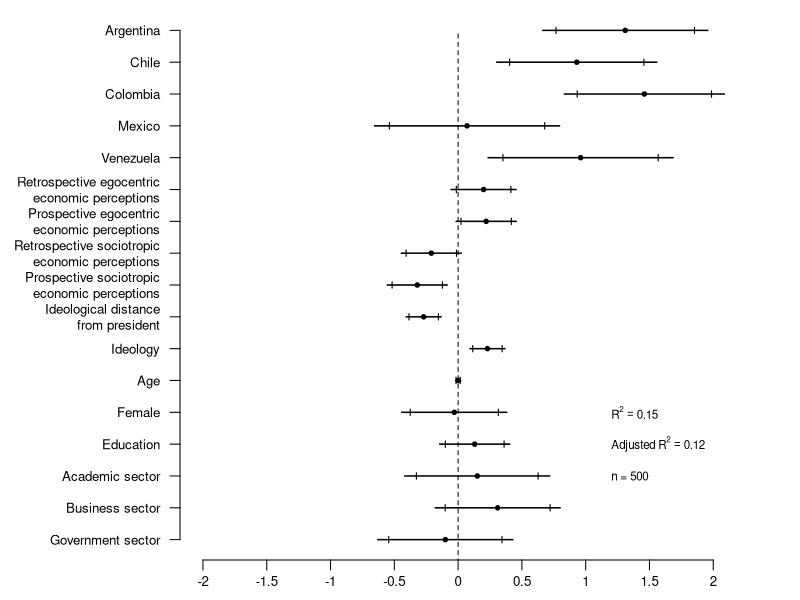

Recreate this plot in R.
#Create vectors for coefficients, standard errors and variable names 
    #we place coefficient as last element in each vector rather than 1st
    #since it is least important predictor, and thus we place it at the bottom of the graph
#note: we exclude the constant, since it is substantively meaningless

coef.vec <- c( 1.31, .93, 1.46, .07, .96, .2, .22, -.21, -.32, -.27,.23, 
    0, -.03, .13, .15, .31, -.10)
se.vec <- c( .33, .32, .32, .37, .37, .13, .12, .12, .12, .07, .07, .01, .21,
    .14, .29, .25, .27)
var.names <- c("Argentina", "Chile", "Colombia", "Mexico", "Venezuela", #for longer names, we split into 2 lines using "\n" function
    "Retrospective egocentric\neconomic perceptions", "Prospective egocentric\neconomic perceptions",
    "Retrospective sociotropic\neconomic perceptions", "Prospective sociotropic\neconomic perceptions",
    "Ideological distance\nfrom president", "Ideology", "Age", "Female", "Education",
    "Academic sector", "Business sector", "Government sector")
    
y.axis <- c(length(coef.vec):1)#create indicator for y.axis, descending so that R orders vars from top to bottom on y-axis

#pdf("stevens_fig.pdf", height = 7, width = 6)#open pdf device
png("stevens_fig_w90.png", height = 550, width = 480)#open pdf device
par(mfrow=c(1,1))#reset graphical window
par(mar=c(2, 9, .5, 0))#set margins for plot, leaving lots of room on left-margin (2nd number in margin command) for variable names
plot(coef.vec, y.axis, type = "p", axes = F, xlab = "", ylab = "", pch = 19, cex = .6,#plot coefficients as points, turning off axes and labels. 
    xlim = c(-2,2.5), xaxs = "r", main = "") #set limits of x-axis so that they include mins and maxs of 
        #coefficients + .95% confidence intervals and plot is symmetric; use "internal axes", and leave plot title empty
#the 3 lines below create horiztonal lines for 95% confidence intervals, and vertical ticks for 90% intervals
segments(coef.vec-qnorm(.975)*se.vec, y.axis, coef.vec+qnorm(.975)*se.vec, y.axis, lwd =  1.5)#coef +/-1.96*se = 95% interval, lwd adjusts line thickness
#if you want to add tick marks for 90% confidence interval, use following 2 lines:
segments(coef.vec-qnorm(.95)*se.vec, y.axis -.1, coef.vec-qnorm(.95)*se.vec, y.axis +.1, lwd = 1.1)#coef +/-1.64*se = 90% interval
segments(coef.vec+qnorm(.95)*se.vec, y.axis -.1, coef.vec+qnorm(.95)*se.vec, y.axis +.1, lwd = 1.1)
axis(1, at = seq(-2,2,by=.5), labels =  seq(-2,2,by=.5), tick = T,#draw x-axis and labels with tick marks
    cex.axis = .8, mgp = c(2,.5,0))#reduce label size, moves labels closer to tick marks
axis(2, at = y.axis, label = var.names, las = 1, tick = T, 
    cex.axis = .8) #draw y-axis with tick marks, make labels perpendicular to axis and closer to axis
segments(0,0,0,17,lty=2) # draw dotted line through 0

#use following code to place model info into plot region
text(1.2, 5, expression(R^{2} == .15), adj = 0, cex = .7) #add text for R-squared
text(1.2, 4, expression(paste("Adjusted ", R^{2} == .12, "")), adj = 0, cex = .7)#add text for Adjusted-R-squared
text(1.2, 3, "n = 500", adj = 0, cex = .7)#add text for sample size

dev.off() #turn off pdf device; graph is created in working directory.

    
